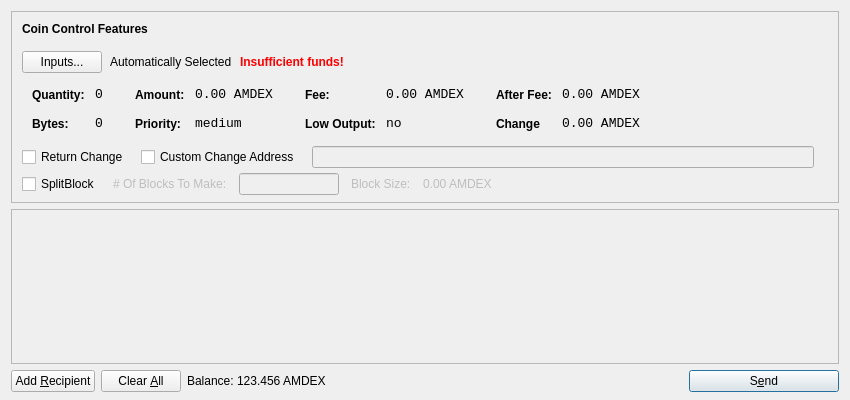
<?xml version="1.0" encoding="UTF-8"?>
<ui version="4.0">
 <class>SendCoinsDialog</class>
 <widget class="QDialog" name="SendCoinsDialog">
  <property name="geometry">
   <rect>
    <x>0</x>
    <y>0</y>
    <width>850</width>
    <height>400</height>
   </rect>
  </property>
  <property name="windowTitle">
   <string>Send Coins</string>
  </property>
  <layout class="QVBoxLayout" name="verticalLayout" stretch="0,1,0">
   <property name="bottomMargin">
    <number>8</number>
   </property>
   <item>
    <widget class="QFrame" name="frameCoinControl">
     <property name="sizePolicy">
      <sizepolicy hsizetype="Expanding" vsizetype="Expanding">
       <horstretch>0</horstretch>
       <verstretch>0</verstretch>
      </sizepolicy>
     </property>
     <property name="maximumSize">
      <size>
       <width>16777215</width>
       <height>16777215</height>
      </size>
     </property>
     <property name="frameShape">
      <enum>QFrame::StyledPanel</enum>
     </property>
     <property name="frameShadow">
      <enum>QFrame::Sunken</enum>
     </property>
     <layout class="QVBoxLayout" name="verticalLayoutCoinControl2">
      <property name="spacing">
       <number>-1</number>
      </property>
      <property name="leftMargin">
       <number>0</number>
      </property>
      <property name="topMargin">
       <number>0</number>
      </property>
      <property name="rightMargin">
       <number>0</number>
      </property>
      <property name="bottomMargin">
       <number>6</number>
      </property>
      <item>
       <layout class="QVBoxLayout" name="verticalLayoutCoinControl" stretch="0,0,0,0,1">
        <property name="spacing">
         <number>0</number>
        </property>
        <property name="leftMargin">
         <number>10</number>
        </property>
        <property name="topMargin">
         <number>10</number>
        </property>
        <item>
         <layout class="QHBoxLayout" name="horizontalLayoutCoinControl1">
          <property name="bottomMargin">
           <number>15</number>
          </property>
          <item>
           <widget class="QLabel" name="labelCoinControlFeatures">
            <property name="sizePolicy">
             <sizepolicy hsizetype="Preferred" vsizetype="Maximum">
              <horstretch>0</horstretch>
              <verstretch>0</verstretch>
             </sizepolicy>
            </property>
            <property name="font">
             <font>
              <weight>75</weight>
              <bold>true</bold>
             </font>
            </property>
            <property name="styleSheet">
             <string notr="true">font-weight:bold;</string>
            </property>
            <property name="text">
             <string>Coin Control Features</string>
            </property>
           </widget>
          </item>
         </layout>
        </item>
        <item>
         <layout class="QHBoxLayout" name="horizontalLayoutCoinControl2" stretch="0,0,0,0">
          <property name="spacing">
           <number>8</number>
          </property>
          <property name="bottomMargin">
           <number>10</number>
          </property>
          <item>
           <widget class="QPushButton" name="pushButtonCoinControl">
            <property name="styleSheet">
             <string notr="true"/>
            </property>
            <property name="text">
             <string>Inputs...</string>
            </property>
           </widget>
          </item>
          <item>
           <widget class="QLabel" name="labelCoinControlAutomaticallySelected">
            <property name="text">
             <string>Automatically Selected</string>
            </property>
            <property name="margin">
             <number>5</number>
            </property>
           </widget>
          </item>
          <item>
           <widget class="QLabel" name="labelCoinControlInsuffFunds">
            <property name="font">
             <font>
              <weight>75</weight>
              <bold>true</bold>
             </font>
            </property>
            <property name="styleSheet">
             <string notr="true">color:red;font-weight:bold;</string>
            </property>
            <property name="text">
             <string>Insufficient funds!</string>
            </property>
            <property name="margin">
             <number>5</number>
            </property>
           </widget>
          </item>
          <item>
           <spacer name="horizontalSpacerCoinControl">
            <property name="orientation">
             <enum>Qt::Horizontal</enum>
            </property>
            <property name="sizeHint" stdset="0">
             <size>
              <width>40</width>
              <height>1</height>
             </size>
            </property>
           </spacer>
          </item>
         </layout>
        </item>
        <item>
         <widget class="QWidget" name="widgetCoinControl" native="true">
          <property name="sizePolicy">
           <sizepolicy hsizetype="Preferred" vsizetype="Preferred">
            <horstretch>0</horstretch>
            <verstretch>0</verstretch>
           </sizepolicy>
          </property>
          <property name="minimumSize">
           <size>
            <width>0</width>
            <height>0</height>
           </size>
          </property>
          <property name="styleSheet">
           <string notr="true"/>
          </property>
          <layout class="QHBoxLayout" name="horizontalLayoutCoinControl5">
           <property name="margin">
            <number>0</number>
           </property>
           <item>
            <layout class="QHBoxLayout" name="horizontalLayoutCoinControl3" stretch="0,0,0,1">
             <property name="spacing">
              <number>20</number>
             </property>
             <property name="topMargin">
              <number>0</number>
             </property>
             <property name="bottomMargin">
              <number>10</number>
             </property>
             <item>
              <layout class="QFormLayout" name="formLayoutCoinControl1">
               <property name="horizontalSpacing">
                <number>10</number>
               </property>
               <property name="verticalSpacing">
                <number>14</number>
               </property>
               <property name="leftMargin">
                <number>10</number>
               </property>
               <property name="topMargin">
                <number>4</number>
               </property>
               <property name="rightMargin">
                <number>6</number>
               </property>
               <item row="0" column="0">
                <widget class="QLabel" name="labelCoinControlQuantityText">
                 <property name="styleSheet">
                  <string notr="true">font-weight:bold;</string>
                 </property>
                 <property name="text">
                  <string>Quantity:</string>
                 </property>
                 <property name="margin">
                  <number>0</number>
                 </property>
                </widget>
               </item>
               <item row="0" column="1">
                <widget class="QLabel" name="labelCoinControlQuantity">
                 <property name="font">
                  <font>
                   <family>Monospace</family>
                   <pointsize>10</pointsize>
                  </font>
                 </property>
                 <property name="cursor">
                  <cursorShape>IBeamCursor</cursorShape>
                 </property>
                 <property name="contextMenuPolicy">
                  <enum>Qt::ActionsContextMenu</enum>
                 </property>
                 <property name="text">
                  <string>0</string>
                 </property>
                 <property name="margin">
                  <number>0</number>
                 </property>
                 <property name="textInteractionFlags">
                  <set>Qt::LinksAccessibleByMouse|Qt::TextSelectableByKeyboard|Qt::TextSelectableByMouse</set>
                 </property>
                </widget>
               </item>
               <item row="1" column="0">
                <widget class="QLabel" name="labelCoinControlBytesText">
                 <property name="styleSheet">
                  <string notr="true">font-weight:bold;</string>
                 </property>
                 <property name="text">
                  <string>Bytes:</string>
                 </property>
                </widget>
               </item>
               <item row="1" column="1">
                <widget class="QLabel" name="labelCoinControlBytes">
                 <property name="font">
                  <font>
                   <family>Monospace</family>
                   <pointsize>10</pointsize>
                  </font>
                 </property>
                 <property name="cursor">
                  <cursorShape>IBeamCursor</cursorShape>
                 </property>
                 <property name="contextMenuPolicy">
                  <enum>Qt::ActionsContextMenu</enum>
                 </property>
                 <property name="text">
                  <string>0</string>
                 </property>
                 <property name="textInteractionFlags">
                  <set>Qt::LinksAccessibleByMouse|Qt::TextSelectableByKeyboard|Qt::TextSelectableByMouse</set>
                 </property>
                </widget>
               </item>
              </layout>
             </item>
             <item>
              <layout class="QFormLayout" name="formLayoutCoinControl2">
               <property name="horizontalSpacing">
                <number>10</number>
               </property>
               <property name="verticalSpacing">
                <number>14</number>
               </property>
               <property name="leftMargin">
                <number>6</number>
               </property>
               <property name="topMargin">
                <number>4</number>
               </property>
               <property name="rightMargin">
                <number>6</number>
               </property>
               <item row="0" column="0">
                <widget class="QLabel" name="labelCoinControlAmountText">
                 <property name="styleSheet">
                  <string notr="true">font-weight:bold;</string>
                 </property>
                 <property name="text">
                  <string>Amount:</string>
                 </property>
                 <property name="margin">
                  <number>0</number>
                 </property>
                </widget>
               </item>
               <item row="0" column="1">
                <widget class="QLabel" name="labelCoinControlAmount">
                 <property name="font">
                  <font>
                   <family>Monospace</family>
                   <pointsize>10</pointsize>
                  </font>
                 </property>
                 <property name="cursor">
                  <cursorShape>IBeamCursor</cursorShape>
                 </property>
                 <property name="contextMenuPolicy">
                  <enum>Qt::ActionsContextMenu</enum>
                 </property>
                 <property name="text">
                  <string>0.00 AMDEX</string>
                 </property>
                 <property name="textInteractionFlags">
                  <set>Qt::LinksAccessibleByMouse|Qt::TextSelectableByKeyboard|Qt::TextSelectableByMouse</set>
                 </property>
                </widget>
               </item>
               <item row="1" column="0">
                <widget class="QLabel" name="labelCoinControlPriorityText">
                 <property name="styleSheet">
                  <string notr="true">font-weight:bold;</string>
                 </property>
                 <property name="text">
                  <string>Priority:</string>
                 </property>
                </widget>
               </item>
               <item row="1" column="1">
                <widget class="QLabel" name="labelCoinControlPriority">
                 <property name="font">
                  <font>
                   <family>Monospace</family>
                   <pointsize>10</pointsize>
                  </font>
                 </property>
                 <property name="cursor">
                  <cursorShape>IBeamCursor</cursorShape>
                 </property>
                 <property name="contextMenuPolicy">
                  <enum>Qt::ActionsContextMenu</enum>
                 </property>
                 <property name="text">
                  <string>medium</string>
                 </property>
                 <property name="textInteractionFlags">
                  <set>Qt::LinksAccessibleByMouse|Qt::TextSelectableByKeyboard|Qt::TextSelectableByMouse</set>
                 </property>
                </widget>
               </item>
              </layout>
             </item>
             <item>
              <layout class="QFormLayout" name="formLayoutCoinControl3">
               <property name="horizontalSpacing">
                <number>10</number>
               </property>
               <property name="verticalSpacing">
                <number>14</number>
               </property>
               <property name="leftMargin">
                <number>6</number>
               </property>
               <property name="topMargin">
                <number>4</number>
               </property>
               <property name="rightMargin">
                <number>6</number>
               </property>
               <item row="0" column="0">
                <widget class="QLabel" name="labelCoinControlFeeText">
                 <property name="styleSheet">
                  <string notr="true">font-weight:bold;</string>
                 </property>
                 <property name="text">
                  <string>Fee:</string>
                 </property>
                 <property name="margin">
                  <number>0</number>
                 </property>
                </widget>
               </item>
               <item row="0" column="1">
                <widget class="QLabel" name="labelCoinControlFee">
                 <property name="font">
                  <font>
                   <family>Monospace</family>
                   <pointsize>10</pointsize>
                  </font>
                 </property>
                 <property name="cursor">
                  <cursorShape>IBeamCursor</cursorShape>
                 </property>
                 <property name="contextMenuPolicy">
                  <enum>Qt::ActionsContextMenu</enum>
                 </property>
                 <property name="text">
                  <string>0.00 AMDEX</string>
                 </property>
                 <property name="textInteractionFlags">
                  <set>Qt::LinksAccessibleByMouse|Qt::TextSelectableByKeyboard|Qt::TextSelectableByMouse</set>
                 </property>
                </widget>
               </item>
               <item row="1" column="0">
                <widget class="QLabel" name="labelCoinControlLowOutputText">
                 <property name="styleSheet">
                  <string notr="true">font-weight:bold;</string>
                 </property>
                 <property name="text">
                  <string>Low Output:</string>
                 </property>
                </widget>
               </item>
               <item row="1" column="1">
                <widget class="QLabel" name="labelCoinControlLowOutput">
                 <property name="font">
                  <font>
                   <family>Monospace</family>
                   <pointsize>10</pointsize>
                  </font>
                 </property>
                 <property name="cursor">
                  <cursorShape>IBeamCursor</cursorShape>
                 </property>
                 <property name="contextMenuPolicy">
                  <enum>Qt::ActionsContextMenu</enum>
                 </property>
                 <property name="text">
                  <string>no</string>
                 </property>
                 <property name="textInteractionFlags">
                  <set>Qt::LinksAccessibleByMouse|Qt::TextSelectableByKeyboard|Qt::TextSelectableByMouse</set>
                 </property>
                </widget>
               </item>
              </layout>
             </item>
             <item>
              <layout class="QFormLayout" name="formLayoutCoinControl4">
               <property name="fieldGrowthPolicy"> 
                <enum>QFormLayout::AllNonFixedFieldsGrow</enum> 
               </property>
               <property name="horizontalSpacing">
                <number>10</number>
               </property>
               <property name="verticalSpacing">
                <number>14</number>
               </property>
               <property name="leftMargin">
                <number>6</number>
               </property>
               <property name="topMargin">
                <number>4</number>
               </property>
               <property name="rightMargin">
                <number>6</number>
               </property>
               <item row="0" column="0">
                <widget class="QLabel" name="labelCoinControlAfterFeeText">
                 <property name="styleSheet">
                  <string notr="true">font-weight:bold;</string>
                 </property>
                 <property name="text">
                  <string>After Fee:</string>
                 </property>
                 <property name="margin">
                  <number>0</number>
                 </property>
                </widget>
               </item>
               <item row="0" column="1">
                <widget class="QLabel" name="labelCoinControlAfterFee">
                 <property name="font">
                  <font>
                   <family>Monospace</family>
                   <pointsize>10</pointsize>
                  </font>
                 </property>
                 <property name="cursor">
                  <cursorShape>IBeamCursor</cursorShape>
                 </property>
                 <property name="contextMenuPolicy">
                  <enum>Qt::ActionsContextMenu</enum>
                 </property>
                 <property name="text">
                  <string>0.00 AMDEX</string>
                 </property>
                 <property name="textInteractionFlags">
                  <set>Qt::LinksAccessibleByMouse|Qt::TextSelectableByKeyboard|Qt::TextSelectableByMouse</set>
                 </property>
                </widget>
               </item>
               <item row="1" column="0">
                <widget class="QLabel" name="labelCoinControlChangeText">
                 <property name="styleSheet">
                  <string notr="true">font-weight:bold;</string>
                 </property>
                 <property name="text">
                  <string>Change</string>
                 </property>
                </widget>
               </item>
               <item row="1" column="1">
                <widget class="QLabel" name="labelCoinControlChange">
                 <property name="font">
                  <font>
                   <family>Monospace</family>
                   <pointsize>10</pointsize>
                  </font>
                 </property>
                 <property name="cursor">
                  <cursorShape>IBeamCursor</cursorShape>
                 </property>
                 <property name="contextMenuPolicy">
                  <enum>Qt::ActionsContextMenu</enum>
                 </property>
                 <property name="text">
                  <string>0.00 AMDEX</string>
                 </property>
                 <property name="textInteractionFlags">
                  <set>Qt::LinksAccessibleByMouse|Qt::TextSelectableByKeyboard|Qt::TextSelectableByMouse</set>
                 </property>
                </widget>
               </item>
              </layout>
             </item>
            </layout>
           </item>
          </layout>
         </widget>
        </item>
        <item>
         <layout class="QHBoxLayout" name="horizontalLayoutCoinControl4" stretch="0,0,0,0">
          <property name="spacing">
           <number>12</number>
          </property>
          <property name="sizeConstraint">
           <enum>QLayout::SetDefaultConstraint</enum>
          </property>
          <property name="topMargin">
           <number>5</number>
          </property>
          <property name="rightMargin">
           <number>5</number>
          </property>
		  <item> 
		   <widget class="QCheckBox" name="returnChangeCheckBox">
 		    <property name="text">
 		     <string>Return Change</string>
 		    </property>
 		   </widget>
 		  </item>		  
          <item>
           <widget class="QCheckBox" name="checkBoxCoinControlChange">
            <property name="text">
             <string>Custom Change Address</string>
            </property>
           </widget>
          </item>
          <item>
           <widget class="QLineEdit" name="lineEditCoinControlChange">
            <property name="enabled">
             <bool>false</bool>
            </property>
            <property name="sizePolicy">
             <sizepolicy hsizetype="Expanding" vsizetype="Fixed">
              <horstretch>0</horstretch>
              <verstretch>0</verstretch>
             </sizepolicy>
            </property>
           </widget>
          </item>
          <item>
           <widget class="QLabel" name="labelCoinControlChangeLabel">
            <property name="sizePolicy">
             <sizepolicy hsizetype="Preferred" vsizetype="Expanding">
              <horstretch>0</horstretch>
              <verstretch>0</verstretch>
             </sizepolicy>
            </property>
            <property name="minimumSize">
             <size>
              <width>0</width>
              <height>0</height>
             </size>
            </property>
            <property name="text">
             <string/>
            </property>
            <property name="margin">
             <number>3</number>
            </property>
           </widget>
          </item>
         </layout>
        </item>
        <item>
         <layout class="QHBoxLayout" name="horizontalLayoutCoinControl4a" stretch="0,0,0,0">
          <property name="alignment" >
         <set>Qt::AlignLeft</set>
          </property>
          <property name="spacing">
           <number>12</number>
          </property>
          <property name="sizeConstraint">
           <enum>QLayout::SetDefaultConstraint</enum>
          </property>
          <property name="topMargin">
           <number>5</number>
          </property>
          <property name="rightMargin">
           <number>5</number>
          </property>
           <item> 
           <widget class="QCheckBox" name="splitBlockCheckBox"> 
            <property name="text"> 
             <string>SplitBlock</string> 
            </property> 
           </widget> 
          </item> 
          <item> 
           <widget class="QLabel" name="labelBlocksToMakeText"> 
            <property name="enabled"> 
             <bool>false</bool> 
            </property> 
            <property name="text"> 
             <string># Of Blocks To Make:</string> 
            </property> 
           </widget> 
          </item>
          <item> 
           <widget class="QLineEdit" name="splitBlockLineEdit"> 
            <property name="enabled"> 
             <bool>false</bool> 
            </property> 
            <property name="sizePolicy"> 
             <sizepolicy hsizetype="Fixed" vsizetype="Fixed"> 
              <horstretch>0</horstretch> 
              <verstretch>0</verstretch> 
             </sizepolicy> 
            </property> 
            <property name="maximumSize"> 
             <size> 
              <width>100</width> 
              <height>16777215</height> 
             </size> 
            </property> 
           </widget> 
          </item> 
          <item> 
           <widget class="QLabel" name="labelBlockSizeText"> 
            <property name="enabled"> 
             <bool>false</bool> 
            </property> 
            <property name="text"> 
             <string>Block Size:</string> 
            </property> 
           </widget> 
          </item> 
          <item> 
           <widget class="QLabel" name="labelBlockSize"> 
            <property name="enabled"> 
             <bool>false</bool> 
            </property> 
            <property name="text"> 
             <string>0.00 AMDEX</string> 
            </property>
           </widget> 
           </item>
         </layout>
        </item>
        <item>
         <spacer name="verticalSpacerCoinControl">
          <property name="orientation">
           <enum>Qt::Vertical</enum>
          </property>
          <property name="sizeHint" stdset="0">
           <size>
            <width>800</width>
            <height>1</height>
           </size>
          </property>
         </spacer>
        </item>
       </layout>
      </item>
     </layout>
    </widget>
   </item>
   <item>
    <widget class="QScrollArea" name="scrollArea">
     <property name="widgetResizable">
      <bool>true</bool>
     </property>
     <widget class="QWidget" name="scrollAreaWidgetContents">
      <property name="geometry">
       <rect>
        <x>0</x>
        <y>0</y>
        <width>830</width>
        <height>172</height>
       </rect>
      </property>
      <layout class="QVBoxLayout" name="verticalLayout_2">
       <property name="margin">
        <number>0</number>
       </property>
       <item>
        <layout class="QVBoxLayout" name="entries">
         <property name="spacing">
          <number>6</number>
         </property>
        </layout>
       </item>
       <item>
        <spacer name="verticalSpacer">
         <property name="orientation">
          <enum>Qt::Vertical</enum>
         </property>
         <property name="sizeHint" stdset="0">
          <size>
           <width>20</width>
           <height>40</height>
          </size>
         </property>
        </spacer>
       </item>
      </layout>
     </widget>
    </widget>
   </item>
   <item>
    <layout class="QHBoxLayout" name="horizontalLayout">
     <item>
      <widget class="QPushButton" name="addButton">
       <property name="toolTip">
        <string>Send to multiple recipients at once</string>
       </property>
       <property name="text">
        <string>Add &amp;Recipient</string>
       </property>
       <property name="icon">
        <iconset resource="../bitcoin.qrc">
         <normaloff>:/icons/add2</normaloff>:/icons/add2</iconset>
       </property>
       <property name="autoDefault">
        <bool>false</bool>
       </property>
      </widget>
     </item>
     <item>
      <widget class="QPushButton" name="clearButton">
       <property name="sizePolicy">
        <sizepolicy hsizetype="Minimum" vsizetype="Fixed">
         <horstretch>0</horstretch>
         <verstretch>0</verstretch>
        </sizepolicy>
       </property>
       <property name="toolTip">
        <string>Remove all transaction fields</string>
       </property>
       <property name="text">
        <string>Clear &amp;All</string>
       </property>
       <property name="icon">
        <iconset resource="../bitcoin.qrc">
         <normaloff>:/icons/remove2</normaloff>:/icons/remove2</iconset>
       </property>
       <property name="autoRepeatDelay">
        <number>300</number>
       </property>
       <property name="autoDefault">
        <bool>false</bool>
       </property>
      </widget>
     </item>
     <item>
      <layout class="QHBoxLayout" name="horizontalLayout_2">
       <property name="spacing">
        <number>3</number>
       </property>
       <item>
        <widget class="QLabel" name="label">
         <property name="sizePolicy">
          <sizepolicy hsizetype="Preferred" vsizetype="Fixed">
           <horstretch>0</horstretch>
           <verstretch>0</verstretch>
          </sizepolicy>
         </property>
         <property name="text">
          <string>Balance:</string>
         </property>
        </widget>
       </item>
       <item>
        <widget class="QLabel" name="labelBalance">
         <property name="sizePolicy">
          <sizepolicy hsizetype="Preferred" vsizetype="Fixed">
           <horstretch>0</horstretch>
           <verstretch>0</verstretch>
          </sizepolicy>
         </property>
         <property name="cursor">
          <cursorShape>IBeamCursor</cursorShape>
         </property>
         <property name="text">
          <string>123.456 AMDEX</string>
         </property>
         <property name="textInteractionFlags">
          <set>Qt::LinksAccessibleByMouse|Qt::TextSelectableByKeyboard|Qt::TextSelectableByMouse</set>
         </property>
        </widget>
       </item>
      </layout>
     </item>
     <item>
      <spacer name="horizontalSpacer">
       <property name="orientation">
        <enum>Qt::Horizontal</enum>
       </property>
       <property name="sizeHint" stdset="0">
        <size>
         <width>40</width>
         <height>20</height>
        </size>
       </property>
      </spacer>
     </item>
     <item>
      <widget class="QPushButton" name="sendButton">
       <property name="minimumSize">
        <size>
         <width>150</width>
         <height>0</height>
        </size>
       </property>
       <property name="toolTip">
        <string>Confirm the send action</string>
       </property>
       <property name="text">
        <string>S&amp;end</string>
       </property>
       <property name="icon">
        <iconset resource="../bitcoin.qrc">
         <normaloff>:/icons/send</normaloff>:/icons/send</iconset>
       </property>
       <property name="default">
        <bool>true</bool>
       </property>
      </widget>
     </item>
    </layout>
   </item>
  </layout>
 </widget>
 <resources>
  <include location="../bitcoin.qrc"/>
 </resources>
 <connections/>
</ui>
